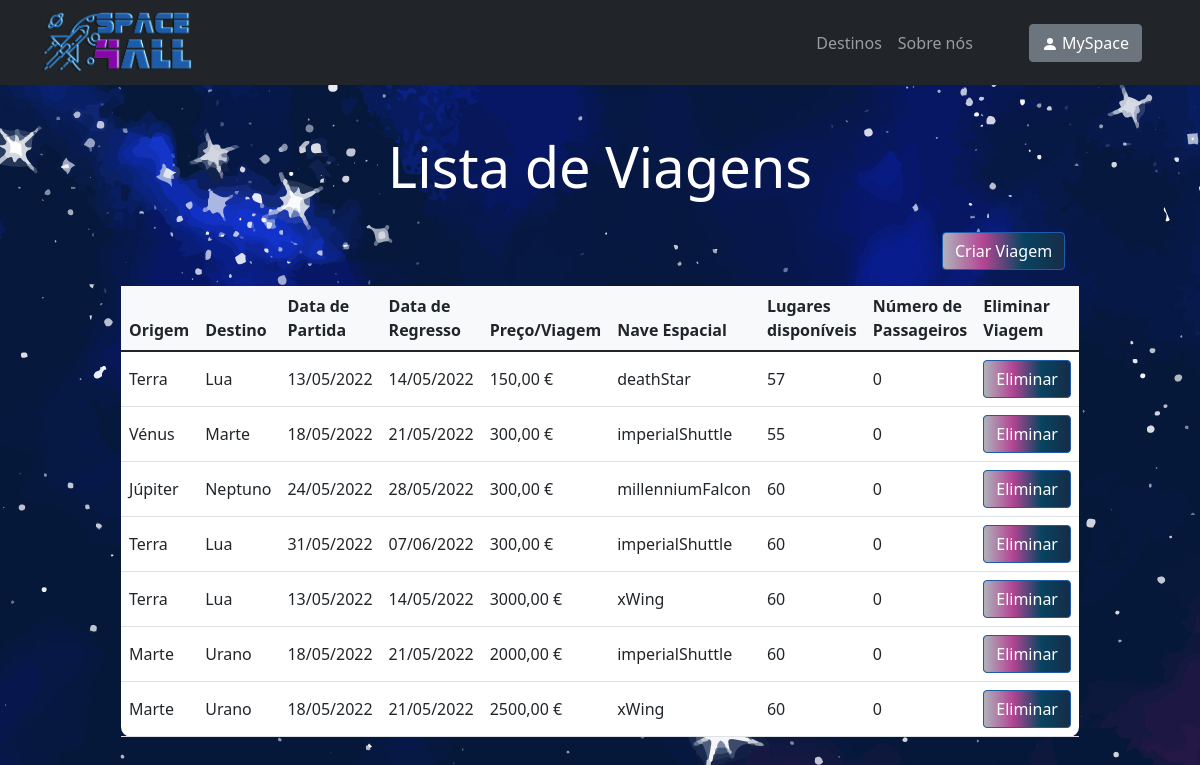
/trip-list, run on an earlier commit of the app's database.
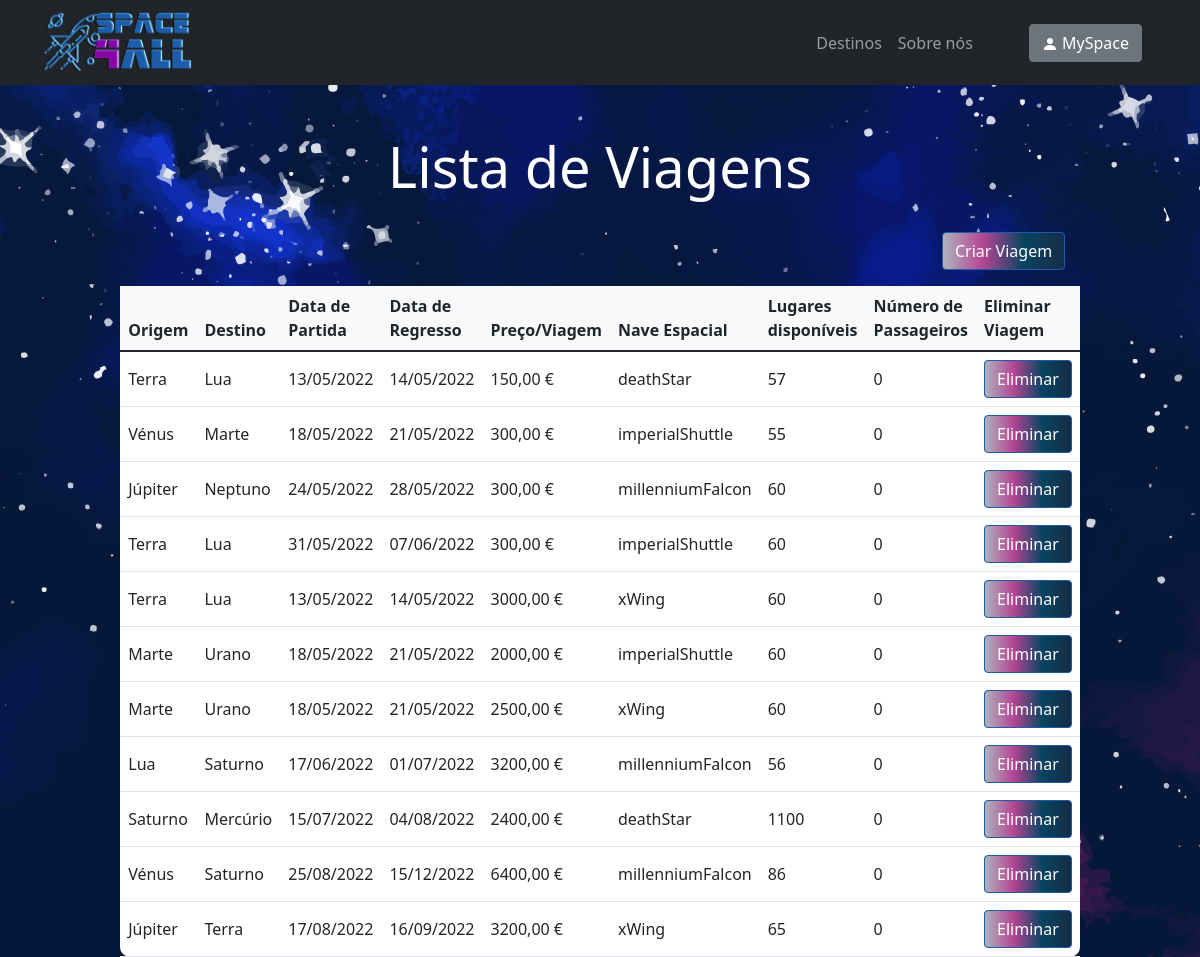
And on a later commit of the database.
### space_trip/models.py (models this page shows)
class Trip(models.Model):
 origin = models.CharField(max_length=50)
 destination = models.CharField(max_length=50)
 departure_date = models.DateTimeField('departure_date')
 return_date = models.DateTimeField('return_date')
 price = models.IntegerField(default=600)
 spaceship = models.CharField(max_length=50)
 available_seats = models.IntegerField(default=60)
 number_of_passengers = models.IntegerField(default=0)

### space_trip/views.py (the view)
# urls.py: path("trip-list", views.tripList, name="trip-list"),
def tripList(request):
    trip_list = Trip.objects.all()
    return render(request, 'space_trip/trip-list.html', {'trip_list': trip_list})

### space_trip/templates/space_trip/trip-list.html (shortened to what this page needs)
{% extends "./index.html" %}
{% load static %}
{% block body %}
<div>
      <br><br>
       <h1 style="color: white; text-align: center;" class="glow display-4">Lista de Viagens</h1>
      <br>
      <a href="{% url 'space_trip:trip-management' %}"><button class="btn btn-primary btn-block fa-lg gradient-custom-2 mb-3" style="position: relative; left: 78.5%">Criar Viagem</button></a>
      <br>
      {% if trip_list %}
          <table class="table align-middle mb-0 bg-white w-75" style="border-radius: 10px; margin-left: auto; margin-right: auto;">
            <thead class="bg-light">
              <tr>
                <th>Origem</th>
                <th>Destino</th>
                <th>Data de Partida</th>
                <th>Data de Regresso</th>
                <th>Preço/Viagem</th>
                <th>Nave Espacial</th>
                <th>Lugares disponíveis</th>
                <th>Número de Passageiros</th>
                <th>Eliminar Viagem</th>
              </tr>
            </thead>
            <tbody>
            {% for trip in trip_list %}
                  <tr>
                    <td>
                        {{ trip.origin }}
                    </td>
                    <td>
                        {{ trip.destination }}
                    </td>
                    <td>
                        {{ trip.departure_date|date:"d/m/Y" }}
                    </td>
                    <td>
                        {{ trip.return_date|date:"d/m/Y" }}
                    </td>
                    <td>
                        {{ trip.price }},00 €
                    </td>
                    <td>
                        {{ trip.spaceship }}
                    </td>
                    <td>
                        {{ trip.available_seats }}
                    </td>
                    <td>
                        {{ trip.number_of_passengers }}
                    </td>
                    <td>
                        <form action="{% url 'space_trip:deleteTrip' trip.id %}" method="get" onSubmit="return confirm('Tem a certeza de que deseja eliminar a viagem?')">
                            <input class="btn btn-primary btn-block fa-lg gradient-custom-2" type="submit" value="Eliminar" />
                        </form>
                    </td>
                  </tr>
                {% endfor %}
            </tbody>
          </table>
    {% else %}
        <h1 style="color: white; text-align: center;" class="glow display-4">Não existem viagens disponíveis</h1>
    {% endif %}
</div>
{% endblock %}

### space_trip/templates/space_trip/index.html (shortened to what this page needs)
<!DOCTYPE html>
<html lang="pt">
<head>
    {% load static %}
    <link rel="stylesheet" type="text/css" href="{% static 'space_trip/css/bootstrap.css' %}">
</head>
{% block navbar %}
<nav id="navbar_top" class="navbar navbar-expand-lg navbar-dark bg-dark">
    <div class="container">
        <a class="navbar-brand me-2" href="{% url 'space_trip:index' %}">
            <img src="{% static 'spicy space/Space4All - effects.png' %}" height="60px" alt="Logo"
                 loading="lazy" style="margin-top: -1px;"/>
        </a>
        <div class="collapse navbar-collapse" id="navbarButtonsExample">
            <div class="mx-5">
                <ul class="navbar-nav" style="position: relative;">
                    <li class="nav-item">
                        <a class="nav-link" href="{% url 'space_trip:destinations' %}">Destinos</a>
                    </li>
                    <li class="nav-item">
                        <a class="nav-link" href="{% url 'space_trip:about-us' %}">Sobre nós</a>
                    </li>
                </ul>
            </div>
            <div class="d-flex align-items-center">
                {% if request.user.is_authenticated %}
                    <a type="button" class="btn btn-secondary me-3" href="{% url 'space_trip:profile' %}">
                        <svg xmlns="http://www.w3.org/2000/svg" width="16" height="16" fill="currentColor" class="bi bi-person-fill" viewBox="0 0 16 16">
                            <path d="M3 14s-1 0-1-1 1-4 6-4 6 3 6 4-1 1-1 1H3zm5-6a3 3 0 1 0 0-6 3 3 0 0 0 0 6z"/>
                        </svg>
                        MySpace
                    </a>
                {% else %}
                    <a type="button" class="btn btn-secondary me-3" href="{% url 'space_trip:user_login' %}">
                        <svg xmlns="http://www.w3.org/2000/svg" width="16" height="16" fill="currentColor" class="bi bi-person-fill" viewBox="0 0 16 16">
                            <path d="M3 14s-1 0-1-1 1-4 6-4 6 3 6 4-1 1-1 1H3zm5-6a3 3 0 1 0 0-6 3 3 0 0 0 0 6z"/>
                        </svg>
                        MySpace
                    </a>
                {% endif %}
            </div>
        </div>
    </div>
</nav>
{% endblock %}
{% block body %}{% endblock %}
</html>

### space_trip/templates/space_trip/index.html (style rules this page uses)
.glow { color: #fff; text-align: left; animation: glow 1s ease-in-out infinite alternate; }

What changed in the data, as far as the page shows it:
added Trip: origin "Lua", destination "Saturno", departure_date "17/06/2022", return_date "01/07/2022", price "3200", spaceship "millenniumFalcon", available_seats "56", number_of_passengers "0"
added Trip: origin "Saturno", destination "Mercúrio", departure_date "15/07/2022", return_date "04/08/2022", price "2400", spaceship "deathStar", available_seats "1100", number_of_passengers "0"
added Trip: origin "Vénus", destination "Saturno", departure_date "25/08/2022", return_date "15/12/2022", price "6400", spaceship "millenniumFalcon", available_seats "86", number_of_passengers "0"
added Trip: origin "Júpiter", destination "Terra", departure_date "17/08/2022", return_date "16/09/2022", price "3200", spaceship "xWing", available_seats "65", number_of_passengers "0"
